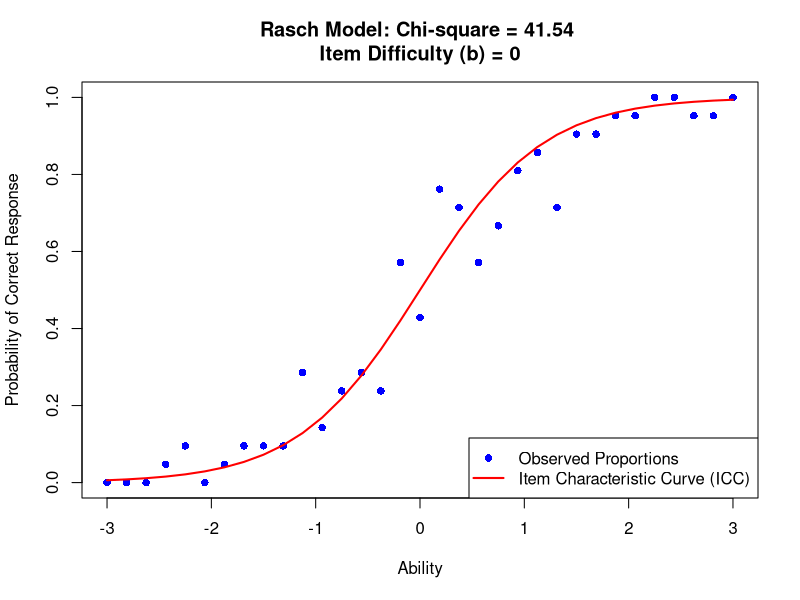

Write R code to recreate this figure.
# ------------------------------------------------------------------------------------
# Item Response Simulation & Model Fit Assessment
#
# This script simulates item responses based on the Rasch model and evaluates 
# the fit of an Item Characteristic Curve (ICC). It:
# - Defines ability levels and assigns examinees.
# - Computes theoretical response probabilities.
# - Simulates observed responses using a probabilistic model.
# - Quantifies model fit through a Chi-square index.
# - Visualizes theoretical vs. observed response patterns.
# ------------------------------------------------------------------------------------


# Set a seed for reproducibility
set.seed(123)

# Generate a sequence of ability levels
ability_levels <- seq(-3, 3, 0.1875)  # From -3 to 3 with increments of 0.1875
ability_levels

# Set the number of examinees per ability level
num_examinees_per_level <- rep(21, length(ability_levels))  # 21 examinees for each level
num_examinees_per_level

# Generate the item difficulty parameter for the Rasch model
item_difficulty <- 0  # Change this as you like

# Calculate probabilities of a correct response (the ICC curve)
# This calculates the probability of a correct response at each ability level using the Rasch model formula
probability_correct <- numeric(length(ability_levels))  # Initialize probability vector
for (i in 1:length(ability_levels)) {
  # Apply Rasch formula
  probability_correct[i] <- 1 / (1 + exp(-1.7 * (ability_levels[i] - item_difficulty)))
}

# Simulate observed probability of correct responses i.e. "proportions"
observed_proportions <- rbinom(length(ability_levels), num_examinees_per_level, probability_correct) / num_examinees_per_level

# Calculate the Chi-square goodness-of-fit
chi_square_index <- 0  # Initialize Chi-square index
for (i in 1:length(ability_levels)) {
  chi_square_term <- num_examinees_per_level[i] * (observed_proportions[i] - probability_correct[i])^2 / 
    (probability_correct[i] * (1 - probability_correct[i]))
  chi_square_index <- chi_square_index + chi_square_term
}
chi_square_index <- round(chi_square_index, 2)  # Round to 2 decimals

# Plot the observed proportions and the ICC on the same canvas
plot(
  ability_levels, observed_proportions,
  xlim = c(-3, 3), ylim = c(0, 1),
  xlab = "Ability", ylab = "Probability of Correct Response",
  main = paste("Rasch Model: Chi-square =", chi_square_index, "\nItem Difficulty (b) =", item_difficulty),
  pch = 16, col = "blue"  # Blue points for observed proportions
)

# Add the ICC (probability_correct) as a red line
lines(ability_levels, probability_correct, col = "red", lwd = 2)  # Red line for the ICC

# Add a legend to differentiate between the observed proportions and the ICC
legend(
  "bottomright", legend = c("Observed Proportions", "Item Characteristic Curve (ICC)"),
  col = c("blue", "red"), pch = c(16, NA), lty = c(NA, 1), lwd = c(NA, 2)
)

